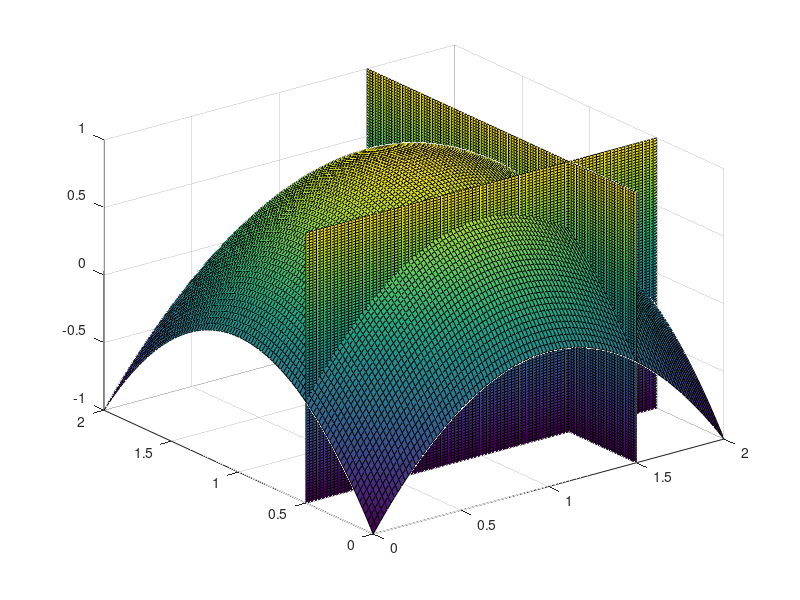
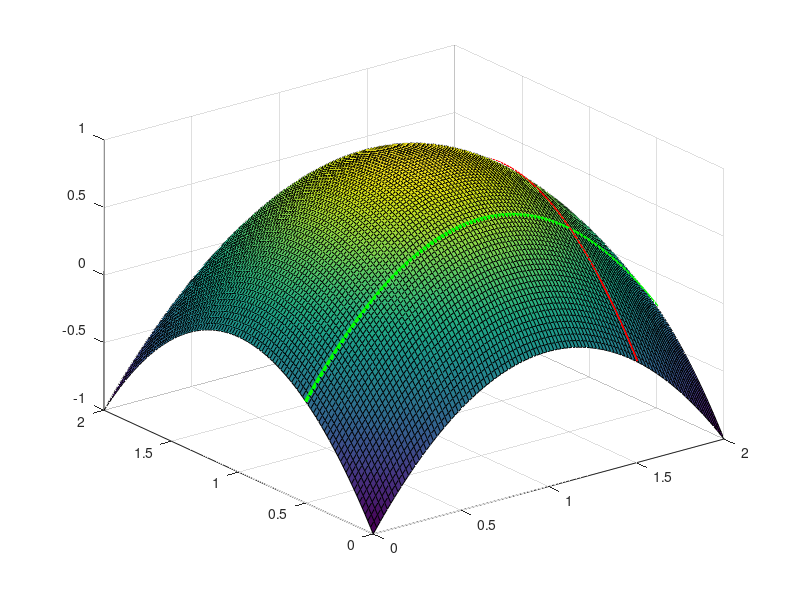

These charts were generated, in order, by the following MATLAB code:
x=linspace(0,2);
y=x;
[X,Y]=meshgrid(x,y);
f=1-(X-1).^2-(Y-1).^2;
surf(X,Y,f);
hold on
z=linspace(-1,1);
[Y1,Z1]=meshgrid(y,z);
g=1.5-0*Y1;
pause
surf(g,Y1,Z1);
[X2,Z2]=meshgrid(x,z);
h=0.5-0*X2;
pause
surf(X2,h,Z2)
hold off
figure(2)
pause
surf(X,Y,f)
hold on
pause
y=linspace(0,2)
x=1.5-0.*y;
z=1-(1-x).^2-(y-1).^2;
plot3(x,y,z,'r','LineWidth',3);
hold on
pause
x=linspace(0,2)
y=0.5-0.*x;
z=1-(1-x).^2-(y-1).^2;
plot3(x,y,z,'g','LineWidth',3);